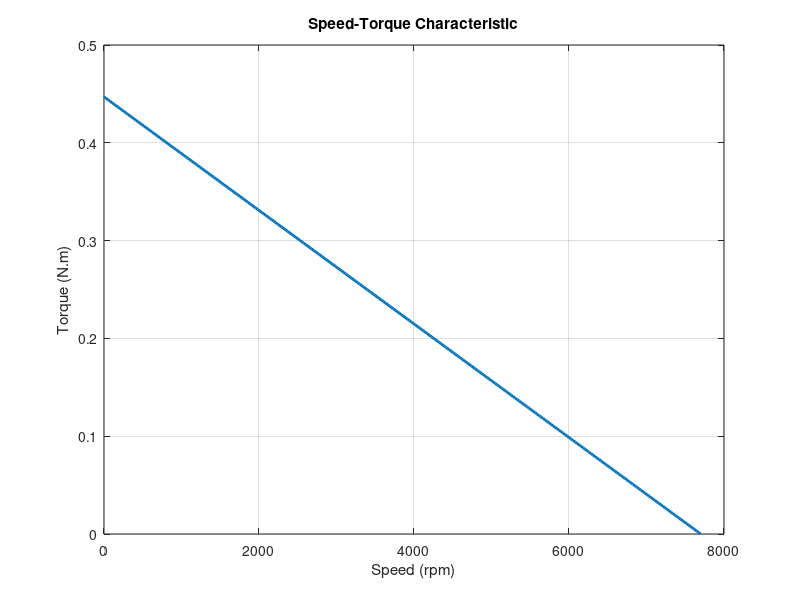
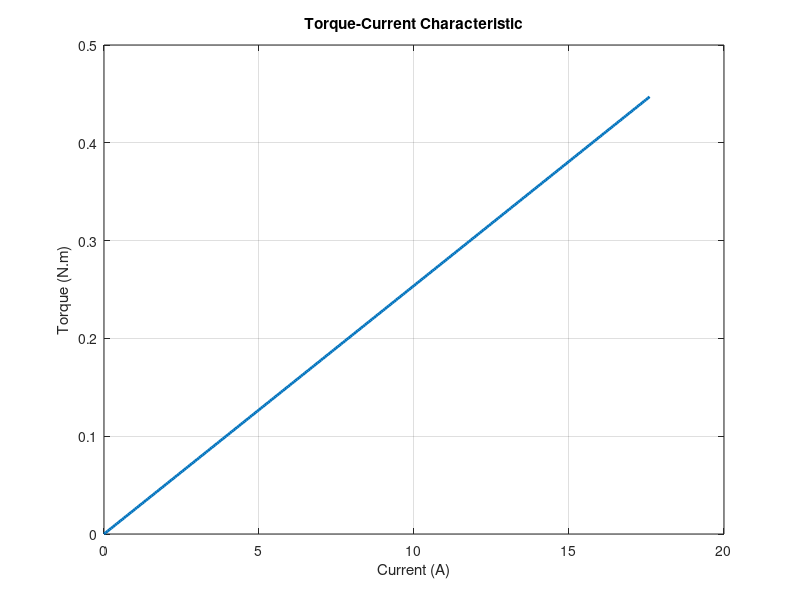
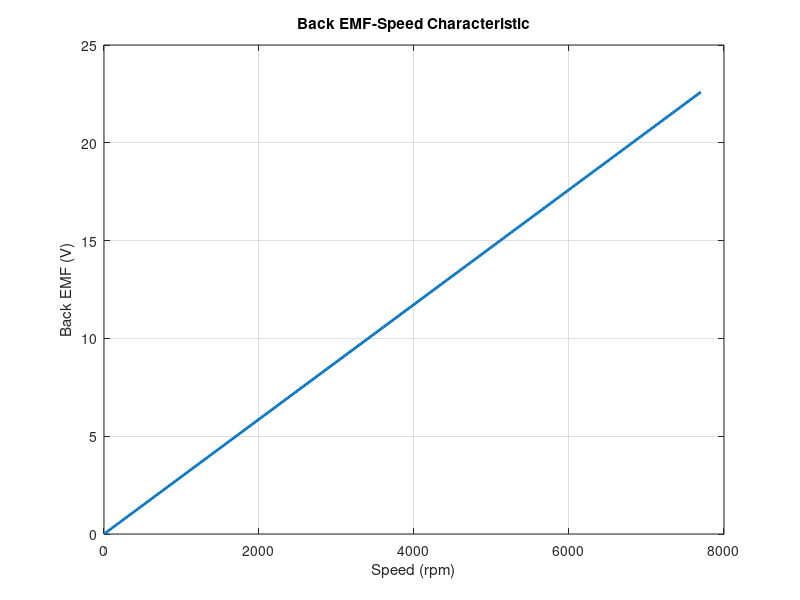
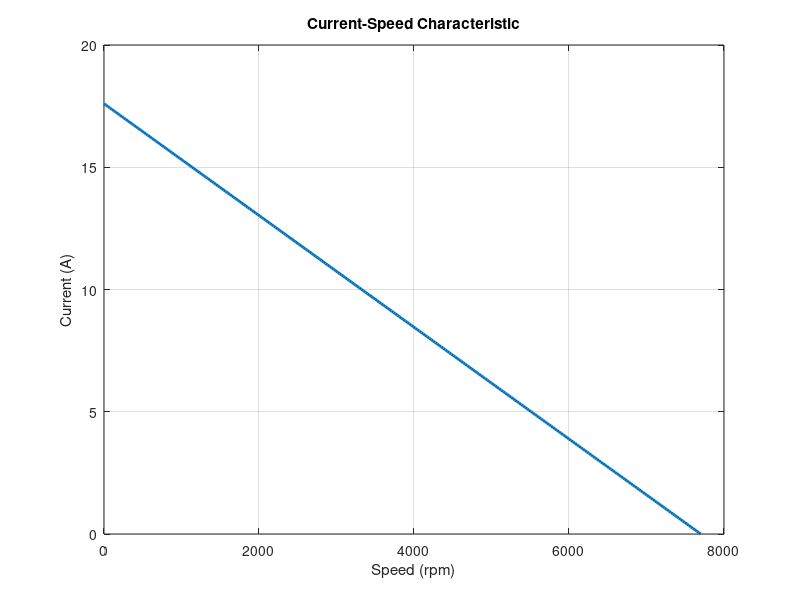

Reproduce these figures in MATLAB, in order.
%% ============================================================
% BO4831NH2B02-101-24.0
% STAGE 16 - FINAL PERFORMANCE CHARACTERISTICS & VALIDATION
% MATLAB R2014a COMPATIBLE
% ============================================================

clear;
clc;
close all;

fprintf('\n');
fprintf('============================================================\n');
fprintf(' BO4831NH2B02-101-24.0\n');
fprintf(' STAGE 16 - FINAL PERFORMANCE CHARACTERISTICS & VALIDATION\n');
fprintf('============================================================\n');


%% ============================================================
% 1. LOCKED MOTOR PARAMETERS
% ============================================================

Vdc = 24.0;
R   = 0.080;
L   = 8.0e-5;

Ke  = 0.02801800;
Kt  = 0.02539800;

J   = 3.060e-5;
B   = 1.0e-5;

p   = 7;

rated_rpm = 7700;
rated_I   = 17.60;
rated_T   = 0.447;

% PI controller
Kp = 0.150;
Ki = 8.000;


fprintf('\n');
fprintf('============================================================\n');
fprintf(' LOCKED MOTOR PARAMETERS\n');
fprintf('============================================================\n');

fprintf('DC voltage          = %.6f V\n',Vdc);
fprintf('Resistance          = %.8f Ohm\n',R);
fprintf('Inductance          = %.8e H\n',L);
fprintf('Effective Ke        = %.8f V.s/rad\n',Ke);
fprintf('Effective Kt        = %.8f N.m/A\n',Kt);
fprintf('Rotor inertia       = %.8e kg.m^2\n',J);
fprintf('Mechanical damping  = %.8e N.m.s/rad\n',B);
fprintf('Pole pairs          = %d\n',p);
fprintf('Rated speed         = %.2f rpm\n',rated_rpm);
fprintf('Rated current       = %.2f A\n',rated_I);
fprintf('Rated torque        = %.3f N.m\n',rated_T);
fprintf('PI Kp               = %.6f\n',Kp);
fprintf('PI Ki               = %.6f\n',Ki);


%% ============================================================
% 2. DATASHEET REFERENCE VALUES
% ============================================================

ds_V  = 24.0;
ds_R  = 0.080;

% Datasheet back-EMF constant
% Given back EMF = 2.4 mV/rpm

ds_Ke = 0.0024 * 60/(2*pi);

ds_Kt  = 0.0225;
ds_J   = 3.060e-5;
ds_p   = 7;

ds_rpm = 7700;
ds_I   = 17.60;
ds_T   = 0.447;


fprintf('\n');
fprintf('============================================================\n');
fprintf(' DATASHEET REFERENCE VALUES\n');
fprintf('============================================================\n');

fprintf('Datasheet voltage       = %.6f V\n',ds_V);
fprintf('Datasheet resistance    = %.8f Ohm\n',ds_R);
fprintf('Datasheet Ke            = %.8f V.s/rad\n',ds_Ke);
fprintf('Datasheet Kt            = %.8f N.m/A\n',ds_Kt);
fprintf('Datasheet inertia       = %.8e kg.m^2\n',ds_J);
fprintf('Datasheet pole pairs    = %d\n',ds_p);
fprintf('Datasheet rated speed   = %.2f rpm\n',ds_rpm);
fprintf('Datasheet rated current = %.2f A\n',ds_I);
fprintf('Datasheet rated torque  = %.3f N.m\n',ds_T);


%% ============================================================
% 3. MODEL VS DATASHEET COMPARISON
% ============================================================

Ke_diff = abs(Ke-ds_Ke)/ds_Ke*100;
Kt_diff = abs(Kt-ds_Kt)/ds_Kt*100;

rpm_diff = abs(rated_rpm-ds_rpm)/ds_rpm*100;
I_diff   = abs(rated_I-ds_I)/ds_I*100;
T_diff   = abs(rated_T-ds_T)/ds_T*100;


fprintf('\n');
fprintf('============================================================\n');
fprintf(' MODEL VS DATASHEET COMPARISON\n');
fprintf('============================================================\n');

fprintf('Ke model                 = %.8f V.s/rad\n',Ke);
fprintf('Ke datasheet             = %.8f V.s/rad\n',ds_Ke);
fprintf('Ke difference            = %.6f %%\n',Ke_diff);

fprintf('\n');

fprintf('Kt model                 = %.8f N.m/A\n',Kt);
fprintf('Kt datasheet             = %.8f N.m/A\n',ds_Kt);
fprintf('Kt difference            = %.6f %%\n',Kt_diff);

fprintf('\n');

fprintf('Rated speed difference   = %.6f %%\n',rpm_diff);
fprintf('Rated current difference = %.6f %%\n',I_diff);
fprintf('Rated torque difference  = %.6f %%\n',T_diff);


%% ============================================================
% 4. BASIC SPEED AND CURRENT ARRAYS
% ============================================================

rpm = linspace(0,rated_rpm,300);

omega = rpm*2*pi/60;


%% ============================================================
% 5. SPEED-TORQUE CHARACTERISTIC
% ============================================================

T_speed = rated_T*(1-rpm/rated_rpm);

% Avoid negative torque
T_speed(T_speed < 0) = 0;


figure;

plot(rpm,T_speed,'LineWidth',2);

grid on;

xlabel('Speed (rpm)');
ylabel('Torque (N.m)');

title('Speed-Torque Characteristic');


%% ============================================================
% 6. TORQUE-CURRENT CHARACTERISTIC
% ============================================================

I_range = linspace(0,rated_I,300);

T_current = Kt*I_range;


figure;

plot(I_range,T_current,'LineWidth',2);

grid on;

xlabel('Current (A)');
ylabel('Torque (N.m)');

title('Torque-Current Characteristic');


%% ============================================================
% 7. BACK-EMF-SPEED CHARACTERISTIC
% ============================================================

BackEMF = Ke*omega;


figure;

plot(rpm,BackEMF,'LineWidth',2);

grid on;

xlabel('Speed (rpm)');
ylabel('Back EMF (V)');

title('Back EMF-Speed Characteristic');


%% ============================================================
% 8. CURRENT-SPEED CHARACTERISTIC
% ============================================================

Current_speed = rated_I*(1-rpm/rated_rpm);

Current_speed(Current_speed < 0) = 0;


figure;

plot(rpm,Current_speed,'LineWidth',2);

grid on;

xlabel('Speed (rpm)');
ylabel('Current (A)');

title('Current-Speed Characteristic');


%% ============================================================
% 9. MECHANICAL POWER-SPEED CHARACTERISTIC
% ============================================================

MechanicalPower = T_speed.*omega;


figure;

plot(rpm,MechanicalPower,'LineWidth',2);

grid on;

xlabel('Speed (rpm)');
ylabel('Mechanical Power (W)');

title('Mechanical Power-Speed Characteristic');


%% ============================================================
% 10. ELECTRICAL POWER-SPEED CHARACTERISTIC
% ============================================================

ElectricalPower = Vdc.*Current_speed;


figure;

plot(rpm,ElectricalPower,'LineWidth',2);

grid on;

xlabel('Speed (rpm)');
ylabel('Electrical Power (W)');

title('Electrical Power-Speed Characteristic');


%% ============================================================
% 11. EFFICIENCY-SPEED CHARACTERISTIC
% ============================================================

Efficiency = zeros(size(rpm));

for k = 1:length(rpm)

    if ElectricalPower(k) > 0

        Efficiency(k) = ...
            MechanicalPower(k)/ElectricalPower(k)*100;

    else

        Efficiency(k) = 0;

    end

end


figure;

plot(rpm,Efficiency,'LineWidth',2);

grid on;

xlabel('Speed (rpm)');
ylabel('Efficiency (%)');

title('Efficiency-Speed Characteristic');


%% ============================================================
% 12. ELECTRICAL FREQUENCY-SPEED CHARACTERISTIC
% ============================================================

ElectricalFrequency = p*rpm/60;


figure;

plot(rpm,ElectricalFrequency,'LineWidth',2);

grid on;

xlabel('Speed (rpm)');
ylabel('Electrical Frequency (Hz)');

title('Electrical Frequency-Speed Characteristic');


%% ============================================================
% 13. HALL TRANSITION FREQUENCY-SPEED CHARACTERISTIC
% ============================================================

HallFrequency = 6*ElectricalFrequency;


figure;

plot(rpm,HallFrequency,'LineWidth',2);

grid on;

xlabel('Speed (rpm)');
ylabel('Hall Transition Frequency (Hz)');

title('Hall Transition Frequency-Speed Characteristic');


%% ============================================================
% 14. PWM DUTY-SPEED CHARACTERISTIC
% ============================================================

RequiredVoltage = R*Current_speed + Ke*omega;

RequiredDuty = RequiredVoltage/Vdc;


figure;

plot(rpm,RequiredDuty*100,'LineWidth',2);

grid on;

xlabel('Speed (rpm)');
ylabel('PWM Duty (%)');

title('PWM Duty-Speed Characteristic');


%% ============================================================
% 15. MECHANICAL POWER-TORQUE CHARACTERISTIC
% ============================================================

Torque_range = linspace(0,rated_T,300);

Power_torque = ...
    Torque_range*rated_rpm*2*pi/60;


figure;

plot(Torque_range,Power_torque,'LineWidth',2);

grid on;

xlabel('Torque (N.m)');
ylabel('Mechanical Power (W)');

title('Mechanical Power-Torque Characteristic');


%% ============================================================
% 16. RATED OPERATING POINT
% ============================================================

rated_w = rated_rpm*2*pi/60;

rated_fe = p*rated_rpm/60;

rated_E = Ke*rated_w;

IR_drop = rated_I*R;

RequiredVoltage_rated = rated_E + IR_drop;

RequiredDuty_rated = RequiredVoltage_rated/Vdc;

CalculatedTorque = Kt*rated_I;

RatedMechanicalPower = rated_T*rated_w;

RatedElectricalPower = Vdc*rated_I;

SimplifiedEfficiency = ...
    RatedMechanicalPower/RatedElectricalPower*100;


fprintf('\n');
fprintf('============================================================\n');
fprintf(' RATED OPERATING POINT\n');
fprintf('============================================================\n');

fprintf('Rated speed             = %.6f rpm\n',rated_rpm);

fprintf('Mechanical speed        = %.6f rad/s\n',rated_w);

fprintf('Mechanical frequency    = %.6f Hz\n',rated_rpm/60);

fprintf('Electrical frequency    = %.6f Hz\n',rated_fe);

fprintf('Electrical speed        = %.6f rad/s\n',rated_fe*2*pi);

fprintf('Rated back-EMF          = %.6f V\n',rated_E);

fprintf('I*R voltage drop        = %.6f V\n',IR_drop);

fprintf('Required voltage        = %.9f V\n',RequiredVoltage_rated);

fprintf('Required duty           = %.9f\n',RequiredDuty_rated);

fprintf('Required duty           = %.6f %%\n', ...
    100*RequiredDuty_rated);

fprintf('Calculated torque       = %.9f N.m\n',CalculatedTorque);

fprintf('Rated mechanical power  = %.9f W\n',RatedMechanicalPower);

fprintf('DC electrical power     = %.9f W\n',RatedElectricalPower);

fprintf('Simplified efficiency   = %.6f %%\n', ...
    SimplifiedEfficiency);


%% ============================================================
% 17. BLDC MOTOR TRANSFER FUNCTION
% ============================================================

s = tf('s');

Gmotor = ...
    Kt/((J*s+B)*(L*s+R)+Ke*Kt);


fprintf('\n');
fprintf('============================================================\n');
fprintf(' MOTOR TRANSFER FUNCTION\n');
fprintf('============================================================\n');

Gmotor


%% ============================================================
% 18. PI CONTROLLER
% ============================================================

PI = Kp + Ki/s;


fprintf('\n');
fprintf('============================================================\n');
fprintf(' PI CONTROLLER\n');
fprintf('============================================================\n');

PI


%% ============================================================
% 19. CLOSED-LOOP SPEED RESPONSE
% ============================================================

Tclosed = feedback(PI*Gmotor,1);


figure;

step(Tclosed);

grid on;

xlabel('Time (s)');
ylabel('Normalized Speed');

title('Closed-Loop Speed Response');


[y,t] = step(Tclosed);

FinalSpeed = y(end);

DCGain = dcgain(Tclosed);

SpeedError = abs(1-FinalSpeed);

SpeedErrorPercent = SpeedError*100;


fprintf('\n');
fprintf('============================================================\n');
fprintf(' CLOSED-LOOP SPEED RESPONSE\n');
fprintf('============================================================\n');

fprintf('Closed-loop DC gain     = %.9f\n',DCGain);

fprintf('Final simulated speed   = %.9f\n',FinalSpeed);

fprintf('Final speed error       = %.9f\n',SpeedError);

fprintf('Final speed error       = %.9f %%\n', ...
    SpeedErrorPercent);


%% ============================================================
% 20. CLOSED-LOOP PERFORMANCE PARAMETERS
% ============================================================

try

    info = stepinfo(Tclosed);

    fprintf('\n');
    fprintf('Closed-loop performance:\n');

    fprintf('Rise time               = %.6f s\n',info.RiseTime);

    fprintf('Settling time           = %.6f s\n',info.SettlingTime);

    fprintf('Overshoot               = %.6f %%\n',info.Overshoot);

catch

    fprintf('\n');
    fprintf('Step performance information unavailable.\n');

end


%% ============================================================
% 21. LOAD DISTURBANCE SIMULATION
% ============================================================

disturbance_time = 1.0;

load_torque = 0.20;

% Initial conditions
%
% x(1) = motor angular speed rad/s
% x(2) = integral of speed error

x0 = [0;0];


% ------------------------------------------------------------
% Anonymous function for MATLAB R2014a
% ------------------------------------------------------------

odefun = @(t,x) [ ...
    ( ...
    Kt * ...
    min( ...
        max( ...
            Kp*(rated_w-x(1)) + Ki*x(2), ...
            0), ...
        min( ...
            rated_I, ...
            max((Vdc-Ke*x(1))/R,0) ...
            ) ...
        ) ...
    - ...
    (t >= disturbance_time)*load_torque ...
    - B*x(1) ...
    )/J ; ...
    rated_w-x(1) ...
    ];


% ------------------------------------------------------------
% ODE45 simulation
% ------------------------------------------------------------

[t_load,x_load] = ...
    ode45(odefun,[0 3],x0);


% ------------------------------------------------------------
% Convert rad/s to rpm
% ------------------------------------------------------------

omega_load = x_load(:,1);

Speed_load_rpm = ...
    omega_load*60/(2*pi);


% ------------------------------------------------------------
% Plot load disturbance response
% ------------------------------------------------------------

figure;

plot(t_load,Speed_load_rpm,'LineWidth',2);

grid on;

xlabel('Time (s)');
ylabel('Speed (rpm)');

title('Load Disturbance Response');


% ------------------------------------------------------------
% Calculate disturbance characteristics
% ------------------------------------------------------------

pre_index = find(t_load < disturbance_time);

if isempty(pre_index)

    PreSpeed = Speed_load_rpm(1);

else

    PreSpeed = Speed_load_rpm(pre_index(end));

end


post_index = find(t_load >= disturbance_time);

MinPostSpeed = min(Speed_load_rpm(post_index));

SpeedDrop = PreSpeed-MinPostSpeed;

FinalDistSpeed = Speed_load_rpm(end);

FinalDistError = ...
    abs(rated_rpm-FinalDistSpeed);

FinalDistErrorPercent = ...
    FinalDistError/rated_rpm*100;


fprintf('\n');
fprintf('============================================================\n');
fprintf(' LOAD DISTURBANCE RESPONSE\n');
fprintf('============================================================\n');

fprintf('Disturbance time          = %.6f s\n', ...
    disturbance_time);

fprintf('Applied load torque       = %.9f N.m\n', ...
    load_torque);

fprintf('Pre-disturbance speed     = %.9f rpm\n', ...
    PreSpeed);

fprintf('Minimum post-disturbance = %.9f rpm\n', ...
    MinPostSpeed);

fprintf('Speed drop                = %.9f rpm\n', ...
    SpeedDrop);

fprintf('Final speed               = %.9f rpm\n', ...
    FinalDistSpeed);

fprintf('Final speed error         = %.9f rpm\n', ...
    FinalDistError);

fprintf('Final speed error         = %.9f %%\n', ...
    FinalDistErrorPercent);


%% ============================================================
% 22. LOAD TORQUE / TORQUE BALANCE
% ============================================================

ViscousTorque = B*rated_w;

RequiredSteadyTorque = ...
    load_torque + ViscousTorque;

RequiredCurrent = ...
    RequiredSteadyTorque/Kt;


fprintf('\n');
fprintf('============================================================\n');
fprintf(' LOAD TORQUE / TORQUE BALANCE\n');
fprintf('============================================================\n');

fprintf('Applied load torque       = %.9f N.m\n', ...
    load_torque);

fprintf('Viscous torque            = %.9f N.m\n', ...
    ViscousTorque);

fprintf('Required steady torque    = %.9f N.m\n', ...
    RequiredSteadyTorque);

fprintf('Required steady current   = %.9f A\n', ...
    RequiredCurrent);


%% ============================================================
% 23. FINAL VALIDATION
% ============================================================

fprintf('\n');
fprintf('============================================================\n');
fprintf(' STAGE 16 FINAL VALIDATION\n');
fprintf('============================================================\n');


% Rated speed validation

if rpm_diff <= 1

    fprintf('Rated speed datasheet validation       = PASS\n');

else

    fprintf('Rated speed datasheet validation       = REVIEW\n');

end


% Rated current validation

if I_diff <= 1

    fprintf('Rated current datasheet validation     = PASS\n');

else

    fprintf('Rated current datasheet validation     = REVIEW\n');

end


% Rated torque validation

if T_diff <= 1

    fprintf('Rated torque datasheet validation      = PASS\n');

else

    fprintf('Rated torque datasheet validation      = REVIEW\n');

end


% Ke validation

if Ke_diff <= 1

    fprintf('Back-EMF constant validation           = PASS\n');

else

    fprintf('Back-EMF constant validation           = REVIEW\n');

end


% Kt validation

if Kt_diff <= 1

    fprintf('Torque constant validation             = PASS\n');

else

    fprintf('Torque constant validation             = REVIEW\n');

end


% PWM duty validation

if RequiredDuty_rated <= 1

    fprintf('PWM duty feasibility                   = PASS\n');

else

    fprintf('PWM duty feasibility                   = REVIEW\n');

end


fprintf('\n');
fprintf('============================================================\n');
fprintf(' FINAL STAGE 16 COMPLETE\n');
fprintf('============================================================\n');

fprintf('\n');
fprintf('The BLDC motor performance characteristics,\n');
fprintf('closed-loop response, load disturbance response,\n');
fprintf('and datasheet comparison have been completed.\n');
fprintf('\n');


%% ============================================================
% END OF STAGE 16
% ============================================================
